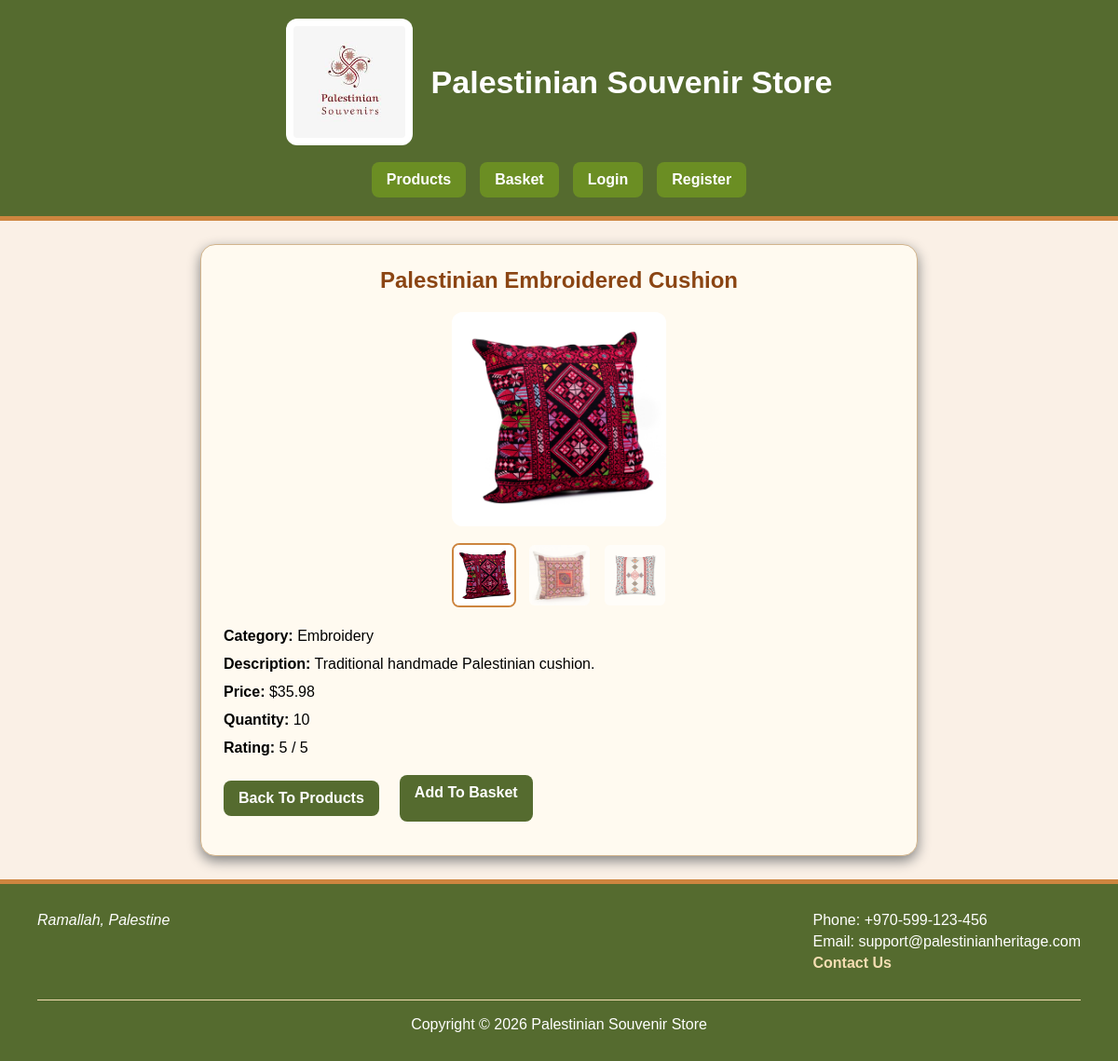
Page /view.php?id=1 on the committed database.
### tables this page shows
CREATE TABLE `products` (
  `product_id` int(11) NOT NULL,
  `product_name` varchar(100) NOT NULL,
  `category` varchar(50) NOT NULL,
  `description` text NOT NULL,
  `price` decimal(10,2) NOT NULL,
  `quantity` int(11) NOT NULL,
  `rating` int(11) NOT NULL,
  `photo1` varchar(255) NOT NULL,
  `photo2` varchar(255) NOT NULL,
  `photo3` varchar(255) NOT NULL,
  `default_photo` varchar(255) NOT NULL
);

### Product.class.php (the view, shortened to what this page needs)
<?php
class Product {
    private $productId;
    private $productName;
    private $category;
    private $description;
    private $price;
    private $quantity;
    private $rating;
    private $photo1;
    private $photo2;
    private $photo3;
    private $defaultPhoto;
    public function __construct(
        $productId = "",
        $productName = "",
        $category = "",
        $description = "",
        $price = "",
        $quantity = "",
        $rating = "",
        $photo1 = "",
        $photo2 = "",
        $photo3 = "",
        $defaultPhoto = ""
    ) {
        $this->productId = $productId;
        $this->productName = $productName;
        $this->category = $category;
        $this->description = $description;
        $this->price = $price;
        $this->quantity = $quantity;
        $this->rating = $rating;
        $this->photo1 = $photo1;
        $this->photo2 = $photo2;
        $this->photo3 = $photo3;
        $this->defaultPhoto = $defaultPhoto;
    }
    public function displayProductPage() {
        $thumb1Class = "";
        $thumb2Class = "";
        $thumb3Class = "";
        if($this->photo1 == $this->defaultPhoto){
            $thumb1Class = "active-thumb";
        }
        $priceFormatted = number_format((float)$this->price, 2);
        $output = "
        <main>
            <section class='product-detail-card'>
                <h2>$this->productName</h2>
                <img src='images/$this->defaultPhoto'
                class='detail-main-img'
                alt='product image'>
                <section class='thumbnail-row detail-thumbnails'>
                    <a href='view.php?id=$this->productId'>
                        <img src='images/$this->photo1'
                        class='$thumb1Class'
                        alt='product photo'>
                    </a>
                    <a href='view.php?id=$this->productId'>
                        <img src='images/$this->photo2'
                        class='$thumb2Class'
                        alt='product photo'>
                    </a>
                    <a href='view.php?id=$this->productId'>
                        <img src='images/$this->photo3'
                        class='$thumb3Class'
                        alt='product photo'>
                    </a>
                </section>
                <p><strong>Category:</strong> $this->category</p>
                <p><strong>Description:</strong>
                $this->description</p>
                <p><strong>Price:</strong> $$priceFormatted</p>
                <p><strong>Quantity:</strong> $this->quantity</p>
                <p><strong>Rating:</strong> $this->rating / 5</p>
                <p>
                    <a href='products.php'>
                        Back To Products
                    </a>
                    <a href='add_to_basket.php?id=$this->productId'>
                        Add To Basket
                    </a>
                </p>
            </section>
        </main>
        ";
        return $output;
    }
}
?>

### style.css (style rules this page uses)
body { margin: 0; font-family: Arial, Helvetica, sans-serif; background-color: linen; color: black; min-height: 100vh; display: flex; flex-direction: column; }
a { color: darkgreen; text-decoration: none; }
.page-layout > main { grid-column: 1 / 3; }
main h2, main h3 { color: saddlebrown; }
td a, main > p a, .page-layout a[href*="checkout.php"], .page-layout a[href*="products.php"] { display: inline-block; background-color: darkolivegreen; color: white; padding: 10px 16px; border-radius: 8px; margin: 6px 10px 6px 0; font-weight: bold; text-decoration: none; }
.thumbnail-row { display: flex; justify-content: center; gap: 6px; }
.thumbnail-row img { width: 38px; height: 38px; border-radius: 6px; opacity: 0.65; border: 2px solid transparent; }
.thumbnail-row img.active-thumb { opacity: 1; border-color: peru; }
.product-detail-card { max-width: 720px; margin: 0 auto; background-color: floralwhite; border: 1px solid tan; border-radius: 16px; padding: 24px; box-shadow: 0 5px 14px gray; }
.product-detail-card h2 { text-align: center; margin-top: 0; color: saddlebrown; }
.detail-main-img { display: block; width: 230px; height: 230px; margin: 15px auto; border-radius: 12px; background-color: white; }
.detail-thumbnails { display: flex; justify-content: center; gap: 12px; margin: 18px 0; }
.detail-thumbnails img { width: 65px; height: 65px; border-radius: 8px; opacity: 0.65; border: 2px solid transparent; }
.detail-thumbnails img.active-thumb { opacity: 1; border-color: peru; }
.product-detail-card p { margin: 12px 0; font-size: 16px; }
.product-detail-card p:last-child { display: flex; gap: 12px; margin-top: 20px; }
.product-detail-card p:last-child a { display: inline-block; background-color: darkolivegreen; color: white; padding: 10px 16px; border-radius: 8px; font-weight: bold; text-decoration: none; }

### rows in the picture
products: product_name "Palestinian Embroidered Cushion", default_photo (picture), photo1+default_photo (picture), photo2 (picture), photo3 (picture), category "Embroidery", description "Traditional handmade Palestinian cushion.", price "35.98", quantity "10", rating "5"
